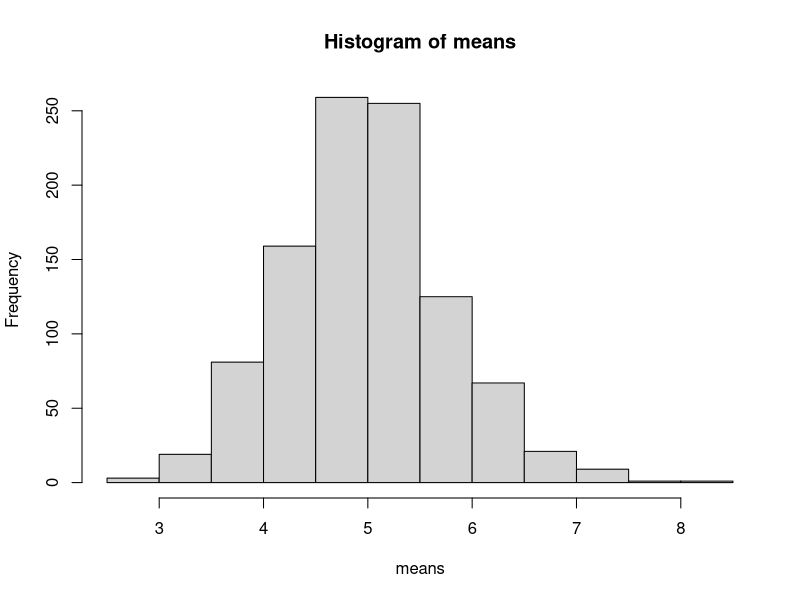
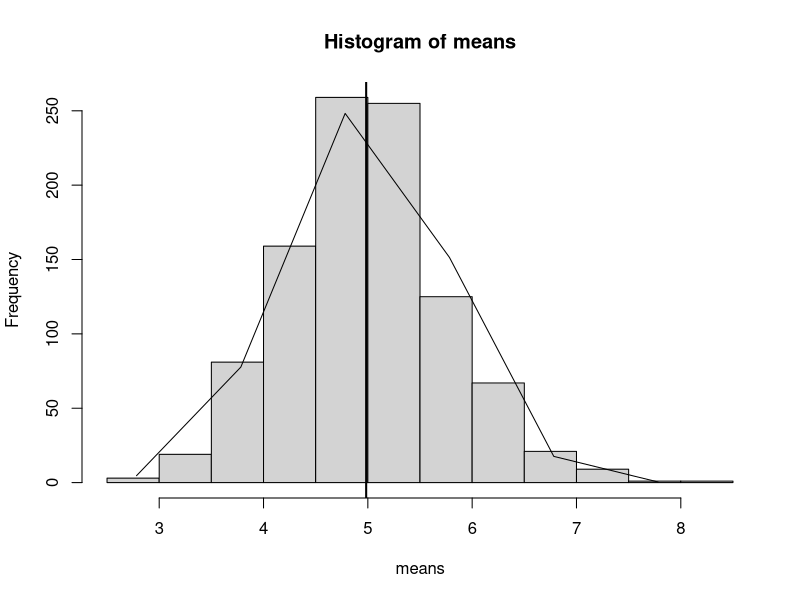
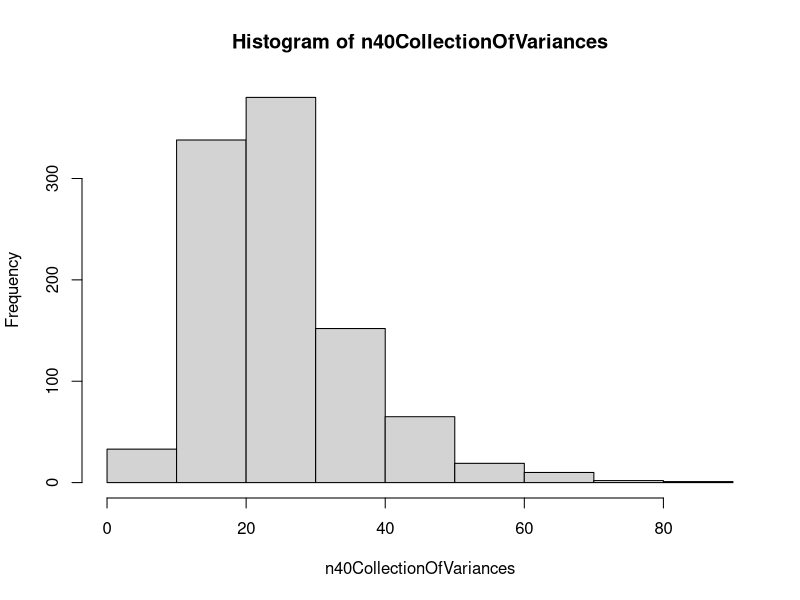
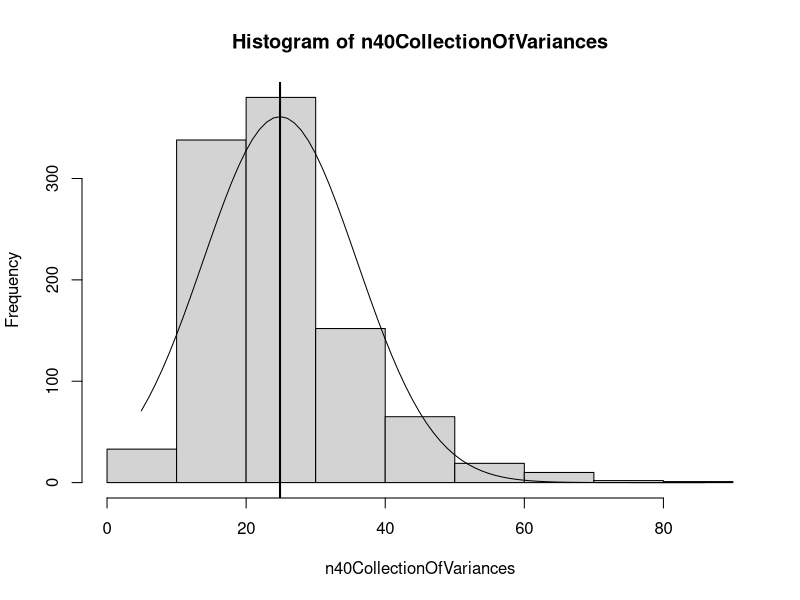

Generate these figures, in order, with R:
## ---- chunk 1
lambda <- 0.2
nosims <- 1000
n <- 40
rexpValues <- NULL
means <- NULL
for (i in 1:nosims) rexpValues <- rbind(rexpValues,rexp(n = n, rate = lambda))
for (i in 1:nosims) means <- rbind(means, mean(rexpValues[i,]))
means <- as.numeric(means)
## ---- chunk 2
calcMean <- 1/lambda
simMean <- mean(rexpValues)
CLTMean <- mean(means)
## ---- chunk 3
hist40Mean <- hist(means)
xfit <- seq(min(means),max(means))
yfit <- dnorm(xfit, mean=mean(means), sd = sd(means))
yfit <- yfit * diff(hist40Mean$mids[1:2]*length(means))
plot(hist40Mean)
lines(xfit,yfit)
abline(v=mean(means), lwd=2)
## ---- chunk 4
calcVariance <- (1/lambda)^2
n <- 40
n40CollectionOfVariances <- NULL
for (i in 1:nosims) n40CollectionOfVariances <- rbind(n40CollectionOfVariances, var(rexpValues[i,]))
simVariance <-mean(n40CollectionOfVariances)
## ---- chunk 5
hist40Variance <- hist(n40CollectionOfVariances)
xfit <- seq(min(n40CollectionOfVariances),max(n40CollectionOfVariances))
yfit <- dnorm(xfit, mean=mean(n40CollectionOfVariances), sd = sd(n40CollectionOfVariances))
yfit <- yfit * diff(hist40Variance$mids[1:2]*length(n40CollectionOfVariances))
plot(hist40Variance)
lines(xfit,yfit)
abline(v=mean(n40CollectionOfVariances), lwd=2)
